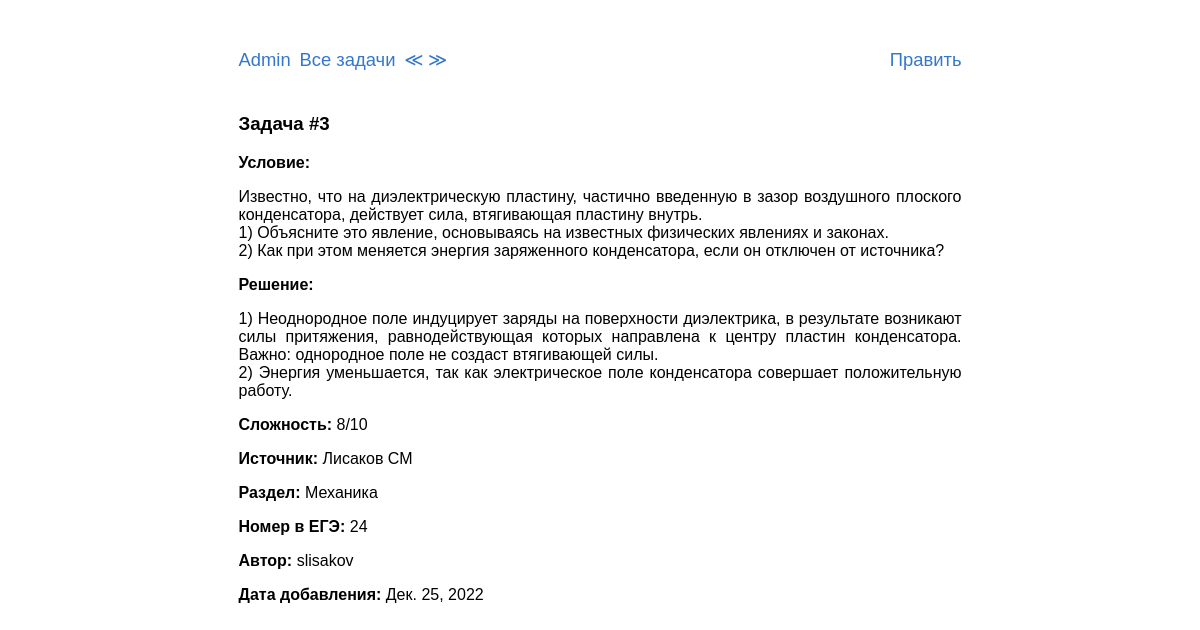
The app's page /problems/3/, older data.
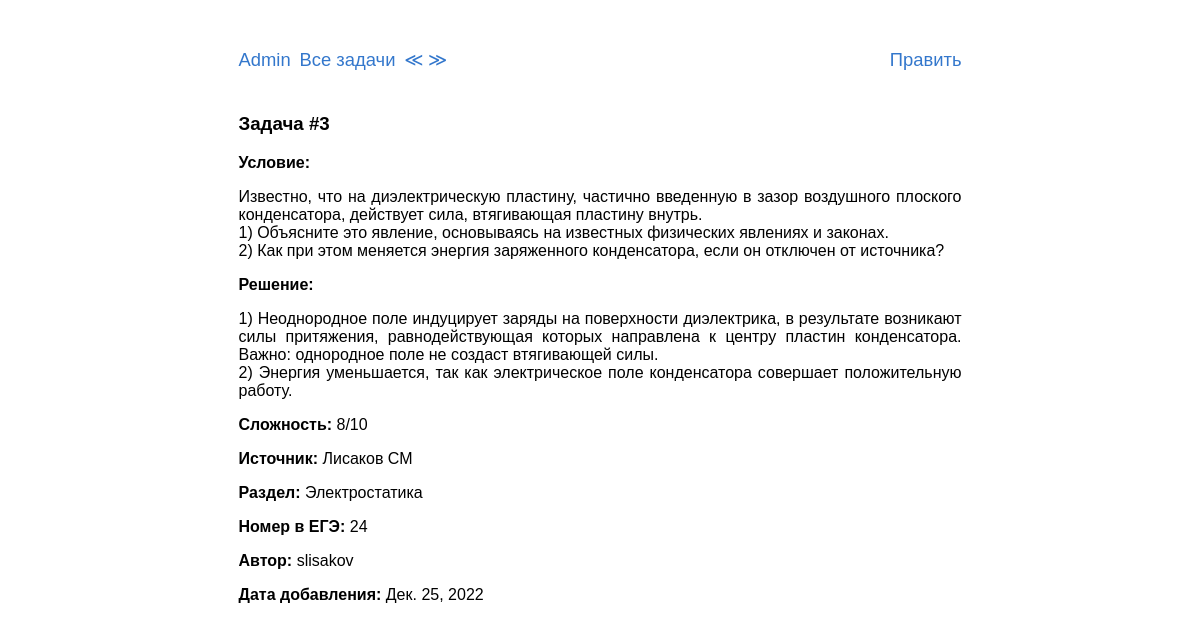
The same page, newer data.
### problems/models.py (models this page shows, shortened)
class Problem(models.Model):
    text = models.TextField('условие',
                            max_length=6000,
                            help_text='Максимум 6 тыс. символов '
                            '(если мало - обратитесь к создательнице сайта)')
    solution = models.TextField('решение',
                                max_length=6000,
                                help_text='Максимум 6 тыс. символов',
                                blank=True,
                                null=True)
    answer = models.TextField('ответ',
                              max_length=1000,
                              help_text='Максимум 1 тыс. символов',
                              blank=True,
                              null=True)
    complexity = models.PositiveSmallIntegerField('сложность',
                                                  help_text=('число от 1 до 10'
                                                             ' включительно'),
                                                  blank=True,
                                                  null=True,
                                                  validators=(
                                                      [MinValueValidator(1),
                                                       MaxValueValidator(10)]))
    author = models.ForeignKey(User,
                               on_delete=models.CASCADE,
                               editable=False,
                               verbose_name='автор')
    date = models.DateField('дата добавления',
                            auto_now_add=True)
    tags = models.ManyToManyField(Tag,
                                  verbose_name='тэги',
                                  blank=True)
    source = models.ForeignKey(Source,
                               on_delete=models.CASCADE,
                               verbose_name='источник',
                               blank=True,
                               null=True)
    category = models.ForeignKey(Category,
                                 on_delete=models.CASCADE,
                                 verbose_name='раздел',
                                 blank=True,
                                 null=True)
    subcategory = models.ForeignKey(Subcategory,
                                    on_delete=models.CASCADE,
                                    verbose_name='подраздел',
                                    blank=True,
                                    null=True)
    type_ege = models.ForeignKey(TypeInEGE,
                                 on_delete=models.CASCADE,
                                 verbose_name='Тип задания',
                                 null=True)
    class Meta:
        verbose_name = 'задача'
        verbose_name_plural = 'задачи'
        default_related_name = 'problems'

class CategoryBaseModel(models.Model):
    name = models.CharField('название',
                            max_length=150,
                            help_text='Максимум 150 символов')
    slug = models.SlugField('слаг',
                            max_length=150,
                            help_text=('Слаг - текстовый идентификатор,'
                                       ' с помощью которого будут'
                                       ' генерироваться ссылки'))
    class Meta:
        abstract = True
    def __str__(self):
        return self.name

class Category(CategoryBaseModel):
    class Meta:
        verbose_name = 'раздел'
        verbose_name_plural = 'разделы'
        default_related_name = 'category'
        ordering = ['name']

class Source(models.Model):
    name = models.CharField('название',
                            max_length=500,
                            help_text='Максимум 500 символов')
    class Meta:
        verbose_name = 'источник'
        verbose_name_plural = 'источники'
        default_related_name = 'source'
        ordering = ['name']
    def __str__(self):
        return self.name

class TypeInEGE(models.Model):
    objects = TypeInEGEManager()
    number = models.PositiveSmallIntegerField('номер')
    max_score = models.PositiveSmallIntegerField('максимальное количество'
                                                 ' баллов')
    part_ege = models.ForeignKey(PartOfEGE,
                                 on_delete=models.CASCADE,
                                 verbose_name='часть ЕГЭ',
                                 default=1)
    class Meta:
        verbose_name = 'тип'
        verbose_name_plural = 'типы'
        default_related_name = 'type'
        ordering = ['number']
    def __str__(self):
        return str(self.number)

### problems/views.py (the view)
# urls.py: re_path(r'^(?P<pk>[1-9]\d*)/$', views.ProblemView.as_view(),
class ProblemView(DetailView):
    model = Problem
    template_name = 'problems/problem_detail.html'
    context_object_name = 'problem'
    def get_context_data(self, **kwargs):
        data = super().get_context_data(**kwargs)
        problem_pk = self.kwargs['pk']
        images = Image.objects.filter(problem_id=problem_pk)
        data['text_images'] = images.filter(relation=1)
        data['solution_images'] = images.filter(relation=2)
        data['answer_images'] = images.filter(relation=3)
        data['next_problem'] = (Problem.objects
                                       .all()
                                       .filter(id=int(problem_pk) + 1)
                                       .exists())
        data['previous_problem'] = (Problem.objects
                                           .all()
                                           .filter(id=int(problem_pk) - 1)
                                           .exists())
        return data

### templates/problems/problem_detail.html (shortened to what this page needs)
{% extends "base.html" %}
{% block content %}
  <div class="card">
    <h3 class="card-title">Задача #{{problem.id}}</h3>
    <p><b>Условие: </b></p>{{problem.text|linebreaks}}
    {% if problem.solution%}<p><b>Решение: </b></p>{{problem.solution|linebreaks}}{% endif %}
    {% if problem.complexity%}<p><b>Сложность: </b>{{problem.complexity}}/10</p>{% endif %}
    {% if problem.source%}<p><b>Источник: </b>{{problem.source}}{% endif %}</p>
    {% if problem.category%}<p><b>Раздел: </b>{{problem.category}}{% endif %}</p>
    <p><b>Номер в ЕГЭ: </b>{{problem.type_ege}}</p>
    <p><b>Автор: </b>{{problem.author.username}}</p>
    <p><b>Дата добавления: </b>{{problem.date}}</p>
  </div>
{% endblock %}

Row changes from the older to the newer data that the page shows:
changed Problem "Лисаков СМ": category "Механика" → "Электростатика"
